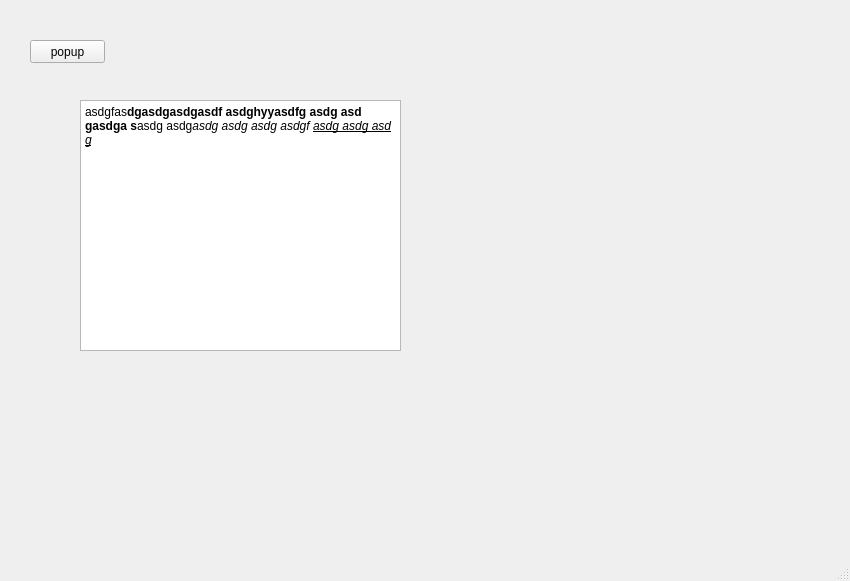
<?xml version="1.0" encoding="UTF-8"?>
<ui version="4.0">
 <class>MainWindow</class>
 <widget class="QMainWindow" name="MainWindow">
  <property name="geometry">
   <rect>
    <x>0</x>
    <y>0</y>
    <width>850</width>
    <height>581</height>
   </rect>
  </property>
  <property name="windowTitle">
   <string>MainWindow</string>
  </property>
  <widget class="QWidget" name="centralwidget">
   <widget class="QPushButton" name="pushButton">
    <property name="geometry">
     <rect>
      <x>30</x>
      <y>40</y>
      <width>75</width>
      <height>23</height>
     </rect>
    </property>
    <property name="text">
     <string>popup</string>
    </property>
   </widget>
   <widget class="QTextEdit" name="textEdit">
    <property name="geometry">
     <rect>
      <x>80</x>
      <y>100</y>
      <width>321</width>
      <height>251</height>
     </rect>
    </property>
    <property name="html">
     <string>&lt;!DOCTYPE HTML PUBLIC &quot;-//W3C//DTD HTML 4.0//EN&quot; &quot;http://www.w3.org/TR/REC-html40/strict.dtd&quot;&gt;
&lt;html&gt;&lt;head&gt;&lt;meta name=&quot;qrichtext&quot; content=&quot;1&quot; /&gt;&lt;style type=&quot;text/css&quot;&gt;
p, li { white-space: pre-wrap; }
&lt;/style&gt;&lt;/head&gt;&lt;body style=&quot; font-family:'SimSun'; font-size:9pt; font-weight:400; font-style:normal;&quot;&gt;
&lt;p style=&quot; margin-top:0px; margin-bottom:0px; margin-left:0px; margin-right:0px; -qt-block-indent:0; text-indent:0px;&quot;&gt;asdgfas&lt;span style=&quot; font-weight:600;&quot;&gt;dgasdgasdgasdf asdghyyasdfg asdg asd gasdga s&lt;/span&gt;asdg asdg&lt;span style=&quot; font-style:italic;&quot;&gt;asdg asdg asdg asdgf &lt;/span&gt;&lt;span style=&quot; font-style:italic; text-decoration: underline;&quot;&gt;asdg asdg asd g&lt;/span&gt;&lt;/p&gt;&lt;/body&gt;&lt;/html&gt;</string>
    </property>
   </widget>
  </widget>
  <widget class="QStatusBar" name="statusbar"/>
 </widget>
 <resources/>
 <connections/>
</ui>
